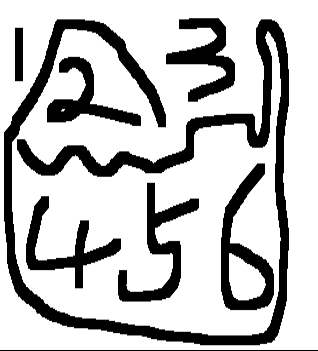
#> input picture 实验6-图像分割/numWrite.png, 318 x 351 px, found by its file name
$ python '图像的测量.py'
#> lines starting #> are read from the running program, lines starting #| are printed output that depends on the picture; after the words box and inside, x2 and y2 are one past the last pixel; in counts of white or black regions, pixels touching at a corner belong together
import cv2
import numpy as np
img_path = '实验6-图像分割/numWrite.png'

img = cv2.imread(img_path)
#> img is the input picture: shape (351, 318, 3); min 0, max 255, mean 191.2
imgGrey = cv2.imread(img_path, 0)
#> imgGrey: shape (351, 318); min 0, max 255, mean 191.2
# 边界方法需要先二值化
ret, thresh = cv2.threshold(imgGrey, 127, 255, cv2.THRESH_BINARY)
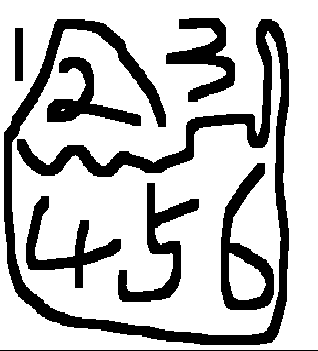
#> thresh: shape (351, 318); 74.9% white; 8 black regions, largest, box (x1, y1, x2, y2) and area: (4, 19, 289, 345) 15237, (221, 163, 274, 310) 2777, (118, 183, 199, 302) 2534


def 区域标志(img):
    h, w = img.shape
#> h = 351; w = 318
    dst = np.zeros((h, w))
    # flag = np.zeros(255)
    flag_temp = 1

    for x in range(1, h-1):
        for y in range(1, w-1):

            if flag_temp >= 255:
                print("flag over")
                return dst

            if img[x, y] == 0:

                dst[x, y] = flag_temp
                # 同步标号 左上、正上、右上及左前点
                if dst[x-1, y+1] != 0:
                    dst[x, y] = dst[x-1, y+1]
                elif dst[x-1, y] != 0:
                    dst[x, y] = dst[x-1, y]
                elif dst[x-1, y-1] != 0:
                    dst[x, y] = dst[x-1, y-1]
                elif dst[x, y-1] != 0:
                    dst[x, y] = dst[x, y-1]

                else:
                    # 对可能为 新物体进行标记
                    flag_temp += 1

                # 其中特别调整：当前点的右上点及左前点为不同标记，正上点 **或** 左上点不为物体，则当前点标记的左前同右上点置相同的值。
                if dst[x-1, y+1] != dst[x, y-1] and dst[x-1, y+1] and dst[x, y-1] and (img[x-1, y] == 255 or img[x-1, y-1] == 255):
                    dst[x, y] = dst[x-1, y+1]

                    for i in range(h):
                        for j in range(w):
                            if dst[i, j] == dst[x, y-1]:
                                dst[i, j] = dst[x-1, y+1]
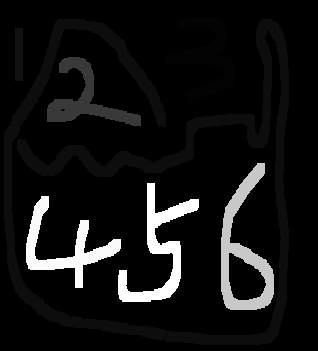
#> dst: shape (351, 318) float64; min 0, max 75, mean 5.6; drawn with min black and max white
#> after the loop, flag_temp = 100

                # print(flag)
    print(flag_temp)
#| 100
    return np.uint8(dst)


'''
测量 周长的方法，就是统计边界的像素点，就是前面边界方法的 边界跟踪法 的改版，定义一个临时变量，最后/2 就行 ，我感觉可以进一步，斜对角长度记 根号2
测量 面积的方法，也是前面的 边界方法的 轮廓提取法，变量满足条件+1就行

'''


cv2.imshow("imgGrey", thresh)
区域 = 区域标志(thresh)
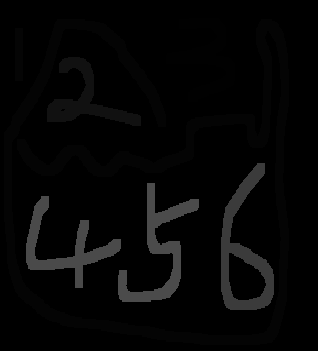
#> 区域: shape (351, 318); min 0, max 75, mean 5.6
cv2.imshow("imgCeLiang", 区域)
# 本来是要对应像素值映射的，为了方便就 均衡化，也能看出不同区域不用颜色
cv2.imshow("imgCeLiang2", cv2.equalizeHist(区域))
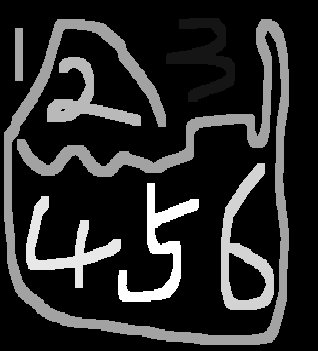
#> window 'imgCeLiang2': shape (351, 318); min 0, max 255, mean 42.4
cv2.waitKey()

$ run again, with 实验6-图像分割/cup.png copied over 实验6-图像分割/numWrite.png
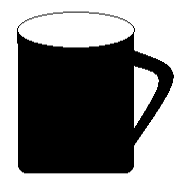
#> input picture 实验6-图像分割/cup.png, 180 x 184 px, found by its file name
#> img is the input picture: shape (184, 180, 3); min 0, max 255, mean 128.1
#> `ret, thresh = cv2.threshold(imgGrey, 127, 255, cv2.THRESH_BINARY)`:
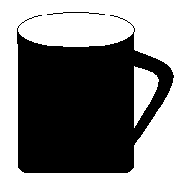
#> thresh: shape (184, 180); 50.4% white; 2 black regions, box (x1, y1, x2, y2) and area: (17, 15, 174, 173) 16384, (47, 12, 105, 15) 58
#> after the loop in 区域标志, `for x in range(1, h-1):`:
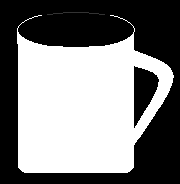
#> dst: shape (184, 180) float64; min 0, max 5, mean 2.48; drawn with min black and max white
#| 21
